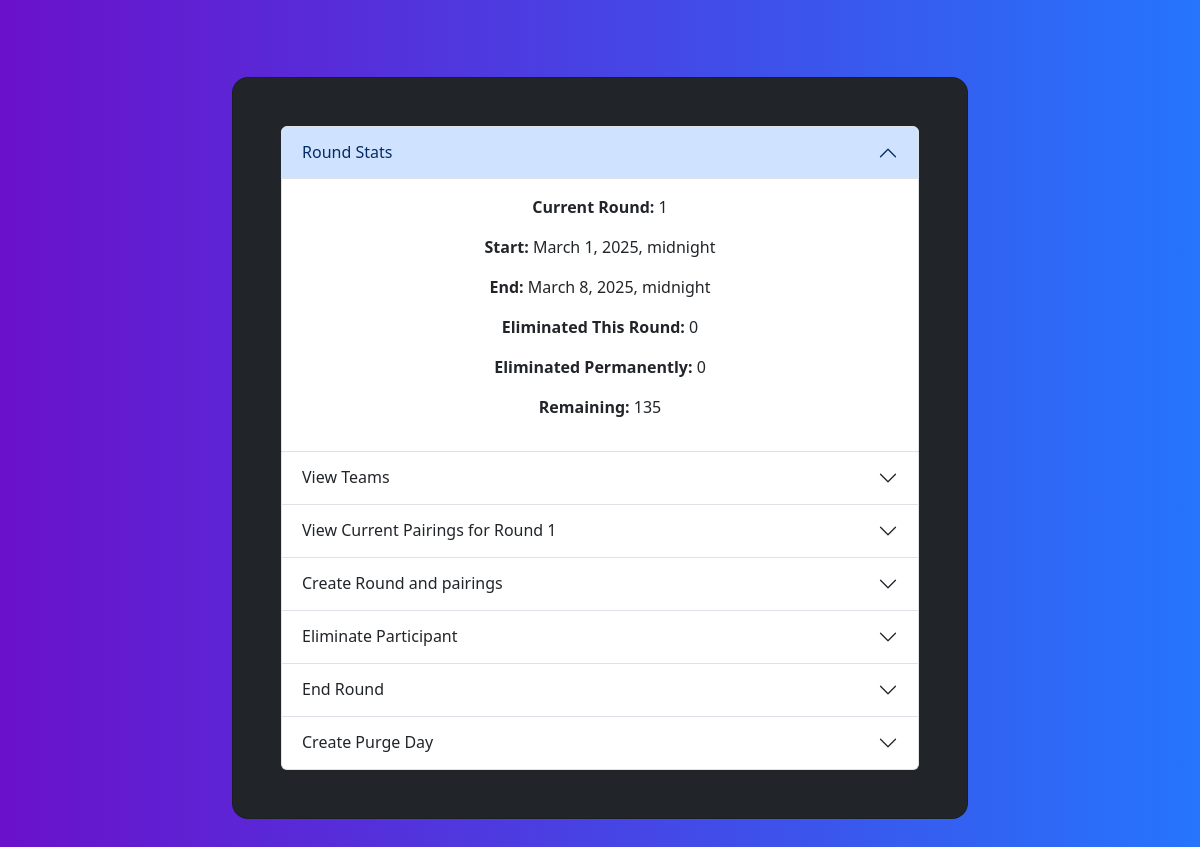
Before: /admin-control (signed in) with the older database file.
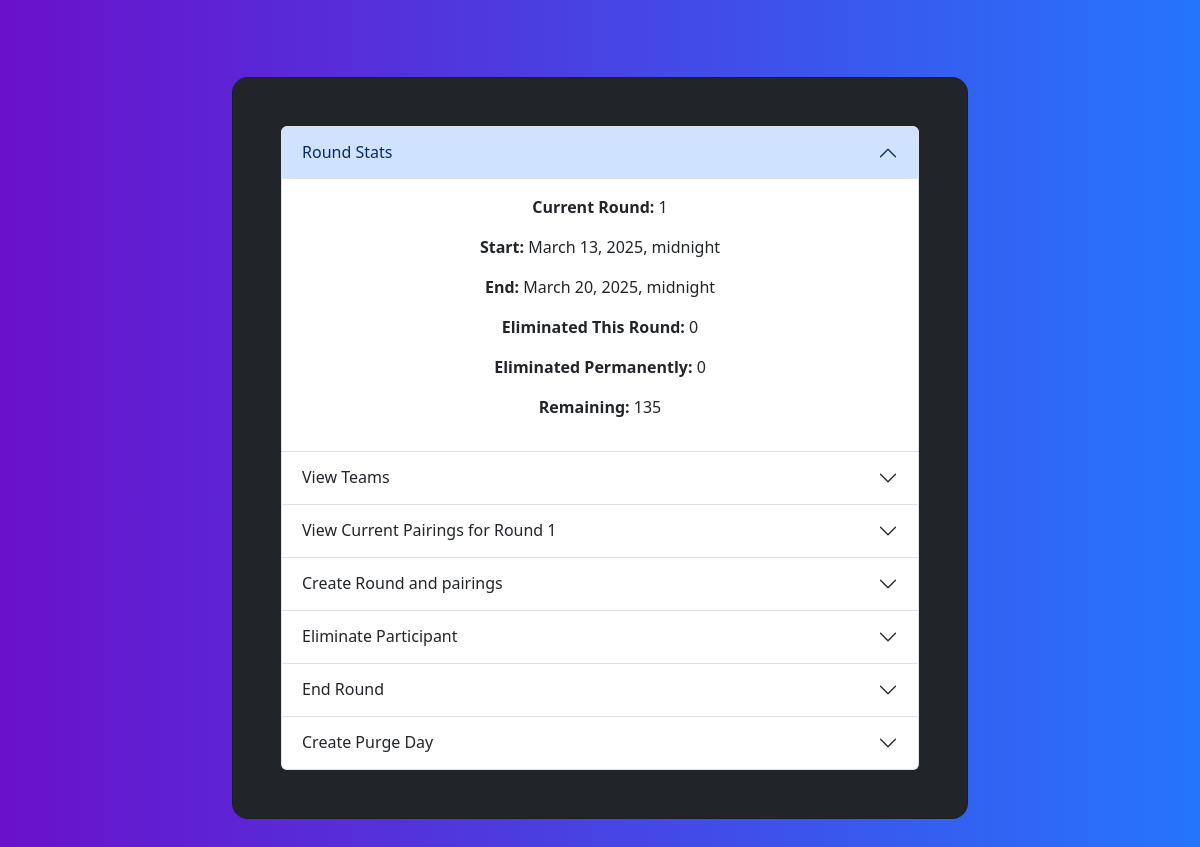
After: the same page with the newer database file.
### assignments/models.py (models this page shows, shortened)
class Round(models.Model):
    index = models.IntegerField(default=0)
    start_date = models.DateTimeField("Date Round Starts")
    end_date = models.DateTimeField("Date Round Ends")
    completed = models.BooleanField(default=False)

### assignments/views.py (the view)
# urls.py: path("admin-control", views.adminControl, name="admin-control"),
@login_required(login_url="/accounts/login/")
def adminControl(request):
	try:
		current_round = getCurRound()
		if current_round is None:
			current_round = Round.objects.first()
		current_round_index = current_round.index
		round_elims = Participant.objects.filter(round_eliminated=True, eliminated_permanently=False)
		perm_elims = Participant.objects.filter(eliminated_permanently=True)
		remaining = Participant.objects.filter(round_eliminated=False, eliminated_permanently=False)
	except Exception as e:
		print(e)
		current_round = None
		current_round_index = -1
		round_elims = []
		perm_elims = []
		remaining = []
	round_targets = Target.objects.filter(round=current_round)
	round_target_list = list()
	for target in round_targets:
		round_target_list.append(model_to_dict(target))
	all_teams = Team.objects.all()
	team_list = list()
	for team in all_teams:
		team_list.append(model_to_dict(team))
	participants = Participant.objects.all()
	participant_list = list()
	for participant in participants:
		participant_list.append(model_to_dict(participant))
	template = loader.get_template("assignments/adminControl.html")
	context = {
		'current_round': current_round,
		'current_round_index': current_round_index,
		'eliminated_this_round': len(round_elims),
		'eliminated_permanently': len(perm_elims),
		'remaining': len(remaining),
		'round_targets': round_targets,
		'round_targets_ser': round_target_list,
		'teams': all_teams,
		'team_list': team_list,
		'participants': participant_list
	}
	return HttpResponse(template.render(context, request))

### assignments/models.py (called while the page is built)
    def get_round_elimed(self):
        filtered_p = list()
        for p in self.participants.all():
            if p.round_eliminated is True and p.eliminated_permanently is False:
                filtered_p.append(p)
        return filtered_p

    def get_round_elimed_count(self):
        return len(self.get_round_elimed())

    def get_perm_elimed(self):
        filtered_p = list()
        for p in self.participants.all():
            if p.eliminated_permanently is True:
                filtered_p.append(p)
        return filtered_p

    def get_perm_elimed_count(self):
        return len(self.get_perm_elimed())

    def get_remaining(self):
        filtered_p = list()
        for p in self.participants.all():
            if p.round_eliminated is False and p.eliminated_permanently is False:
                filtered_p.append(p)
        return filtered_p

    def get_remaining_count(self):
        return len(self.get_remaining())

    def get_participants(self):
        return self.participants.all()

    def get_participants_first_name(self):
        filtered_p = list()
        for p in self.participants.all():
            if p.round_eliminated is False and p.eliminated_permanently is False:
                filtered_p.append(p.name.split(" ")[0])
        return ", ".join(filtered_p)

    def get_color(self):
        if self.eliminated_permanently:
            return "#DC4C64"
        if self.round_eliminated:
            return "#E4A11B"
        return "#14A44D"

    def __str__(self):
        return f"Round {self.round.index} target of {self.target_team.name} by {self.prosecuting_team.name}"

### assignments/views.py (called while the page is built)
def getCurRound() -> Round:
	rounds = Round.objects.all()
	for round in rounds:
		if round.start_date <= timezone.now() and round.end_date > timezone.now():
			return round
	return None

### assignments/templates/assignments/adminControl.html (shortened to what this page needs)
<!DOCTYPE html>
<html>
    <head>
        {% load bootstrap5 %}
        {% bootstrap_css %}
        {% load math_filters %}
        {% load target_filters %}
        {% load static %}
    </head>
    <body style="background: black;">
        <section class="gradient-custom">
        <div class="container py-5">
        <div class="row d-flex justify-content-center align-items-center" style="min-height: 100vh">
        <div class="col-20 col-md-16 col-lg-10 col-xl-8">
        <div class="card bg-dark" style="border-radius: 1rem; height: 90%">
        <div class="card-body p-5 text-center">
            <div class="accordion" id="accordionParent">
                <div class="accordion-item">
                    <h2 class="accordion-header">
                        <button class="accordion-button" type="button" data-bs-toggle="collapse" data-bs-target="#collapseOne" aria-expanded="true" aria-controls="collapseOne">
                            Round Stats
                        </button>
                    </h2>
                    <div id="collapseOne" class="accordion-collapse collapse show" data-bs-parent="#accordionParent">
                        <div class="accordion-body">
                            <p style="margin-bottom: 1rem"><strong>Current Round:</strong>              {{current_round_index}} </p>
                            <p style="margin-bottom: 1rem"><strong>Start:</strong>                      {{current_round.start_date}} </p>
                            <p style="margin-bottom: 1rem"><strong>End:</strong>                        {{current_round.end_date}} </p>
                            <p style="margin-bottom: 1rem"><strong>Eliminated This Round:</strong>      {{eliminated_this_round}} </p>
                            <p style="margin-bottom: 1rem"><strong>Eliminated Permanently:</strong>     {{eliminated_permanently}} </p>
                            <p style="margin-bottom: 1rem"><strong>Remaining:</strong>                  {{remaining}} </p>
                        </div>
                    </div>
                </div>
                 <div class="accordion-item">
                    <h2 class="accordion-header">
                        <button class="accordion-button collapsed" type="button" data-bs-toggle="collapse" data-bs-target="#collapseSix" aria-expanded="false" aria-controls="collapseSix">
                            View Teams
                        </button>
                    </h2>
                </div>
                <div class="accordion-item">
                    <h2 class="accordion-header">
                        <button class="accordion-button collapsed" type="button" data-bs-toggle="collapse" data-bs-target="#collapseThree" aria-expanded="false" aria-controls="collapseTwo">
                            View Current Pairings for Round {{current_round_index}}
                        </button>
                    </h2>
                </div>
                <div class="accordion-item">
                    <h2 class="accordion-header">
                        <button class="accordion-button collapsed" type="button" data-bs-toggle="collapse" data-bs-target="#collapseTwo" aria-expanded="false" aria-controls="collapseTwo">
                            Create Round and pairings
                        </button>
                    </h2>
                </div>
                <div class="accordion-item">
                    <h2 class="accordion-header">
                        <button
                            class="accordion-button collapsed"
                            type="button"
                            data-bs-toggle="collapse"
                            data-bs-target="#collapseFour"
                            aria-controls="collapseFour"
                            aria-expanded="false"
                        >
                            Eliminate Participant
                        </button>
                    </h2>
                </div>
                <div class="accordion-item">
                    <h2 class="accordion-header">
                        <button
                            class="accordion-button collapsed"
                            type="button"
                            data-bs-toggle="collapse"
                            data-bs-target="#collapseFive"
                            aria-controls="collapseFive"
                            aria-expanded="false"
                        >
                            End Round
                        </button>
                    </h2>
                </div>
                <div class="accordion-item">
                    <h2 class="accordion-header">
                        <button
                            class="accordion-button collapsed"
                            type="button"
                            data-bs-toggle="collapse"
                            data-bs-target="#collapseSeven"
                            aria-controls="collapseSeven"
                            aria-expanded="false"
                        >
                            Create Purge Day
                        </button>
                    </h2>
                </div>
            </div>
        </div>
        </div>
        </div>
        </section>
    </body>
</html>

### assignments/templates/assignments/adminControl.html (style rules this page uses)
.gradient-custom { background: #6a11cb; background: -webkit-linear-gradient(to right, rgba(106, 17, 203, 1), rgba(37, 117, 252, 1)); background: linear-gradient(to right, rgba(106, 17, 203, 1), rgba(37, 117, 252, 1)) }

Changed rows visible on the page:
removed Round: start_date "March 1, 2025, midnight", end_date "March 8, 2025, midnight"
added Round: start_date "March 13, 2025, midnight", end_date "March 20, 2025, midnight"
